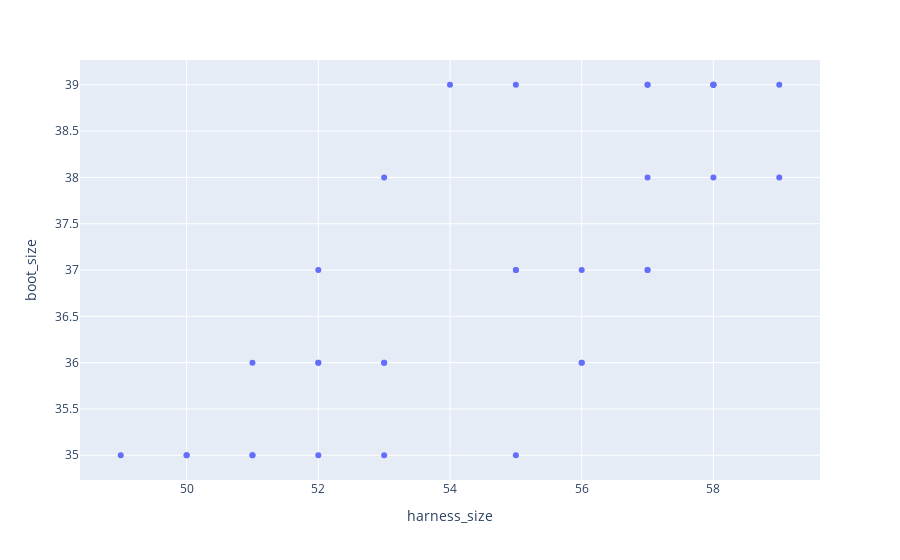

Notebook cell for this chart:
### Markdown cell above
## Graph Data

Graphing data is often the easiest way to understand it. 

In these exercises, we usually make our graphs using code in a custom file we've created, called `graphing.py`, which you can look at on our github page.

Here, we'll practice making a graph without this custom code, however.

Lets make a simple graph of harness size versus boot size for our avalanche dogs with smaller feet.

### Code cell
#load and prepare plotly to create our graphs
import plotly.express as px

# Show a graph of harness size by boot size
px.scatter(data_smaller_paws, x="harness_size", y="boot_size")

### Figure 1 — Plotly figure (JSON) as saved in the notebook; plotly's stock layout.template omitted (floating-point values rounded to 4 significant figures)
{"data": [{"hovertemplate": "harness_size=%{x}<br>boot_size=%{y}<extra></extra>", "legendgroup": "", "marker": {"color": "#636efa", "symbol": "circle"}, "mode": "markers", "name": "", "orientation": "v", "showlegend": false, "type": "scatter", "x": [58, 58, 52, 58, 57, 52, 55, 53, 49, 56, 53, 58, 56, 51, 50, 59, 55, 50, 52, 53, 54, 56, 55, 57, 53, 57, 57, 55, 51, 52, 58, 57, 51, 59], "xaxis": "x", "y": [39, 38, 37, 39, 38, 35, 37, 36, 35, 36, 38, 39, 36, 36, 35, 38, 37, 35, 36, 35, 39, 37, 35, 39, 36, 37, 37, 39, 35, 36, 39, 39, 35, 39], "yaxis": "y"}], "layout": {"legend": {"tracegroupgap": 0}, "margin": {"t": 60}, "xaxis": {"anchor": "y", "domain": [0, 1], "title": {"text": "harness_size"}}, "yaxis": {"anchor": "x", "domain": [0, 1], "title": {"text": "boot_size"}}}}
